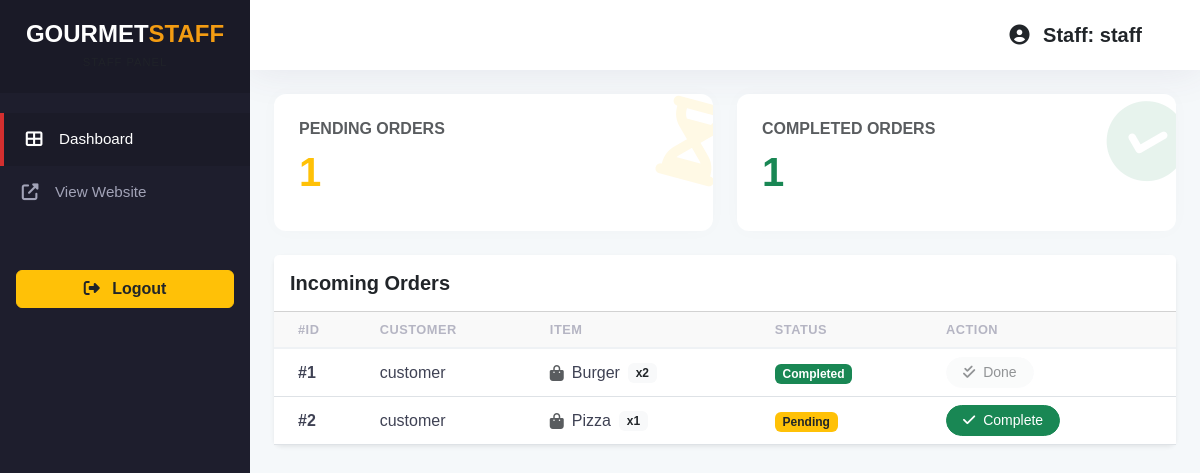
Screenshot of /staff/dashboard.php (signed in) with the database file from the repository.
### tables this page shows
CREATE TABLE `orders` (
  `id` int(11) NOT NULL AUTO_INCREMENT,
  `customer` varchar(50) NOT NULL,
  `item` varchar(100) NOT NULL,
  `quantity` int(11) NOT NULL,
  `total` decimal(10,2) NOT NULL,
  `status` enum('Pending','Completed') NOT NULL DEFAULT 'Pending',
  `order_date` timestamp NOT NULL DEFAULT current_timestamp(),
  PRIMARY KEY (`id`)
);

### staff/dashboard.php (the view, shortened to what this page needs)
<?php
include("../config/db.php");
$pending_q = mysqli_query($conn, "SELECT COUNT(*) as count FROM orders WHERE status='Pending'");
$pending_count = mysqli_fetch_assoc($pending_q)['count'];
$completed_q = mysqli_query($conn, "SELECT COUNT(*) as count FROM orders WHERE status='Completed'");
$completed_count = mysqli_fetch_assoc($completed_q)['count'];
$orders = mysqli_query($conn, "SELECT * FROM orders ORDER BY order_date DESC");
?>
<!DOCTYPE html>
<html lang="en">
<head>
    <link href="https://cdn.jsdelivr.net/npm/bootstrap@5.3.2/dist/css/bootstrap.min.css" rel="stylesheet">
    <link href="https://cdnjs.cloudflare.com/ajax/libs/font-awesome/6.5.1/css/all.min.css" rel="stylesheet">
    <link href="../admin/css/admin.css" rel="stylesheet">
</head>
<body>
<div class="d-flex" id="wrapper">
    <nav id="sidebar">
        <div class="sidebar-header">
            <h4 class="fw-bold mb-0">GOURMET<span style="color:#f39c12">STAFF</span></h4>
            <small class="text-muted" style="font-size:0.7rem; letter-spacing:1px;">STAFF PANEL</small>
        </div>
        <ul class="list-unstyled components">
            <li class="active">
                <a href="dashboard.php"><i class="fas fa-th-large"></i> Dashboard</a>
            </li>
            <li>
                <a href="../index.php" target="_blank"><i class="fas fa-external-link-alt"></i> View Website</a>
            </li>
        </ul>
        <div class="mt-auto p-3">
            <a href="../auth/logout.php" class="btn btn-warning w-100 text-dark fw-bold">
                <i class="fas fa-sign-out-alt me-2"></i> Logout
            </a>
        </div>
    </nav>
    <div id="content" class="w-100">
        <nav class="navbar navbar-expand-lg topbar mb-4">
            <div class="container-fluid">
                <span class="navbar-brand ms-auto fw-bold text-dark">
                    <i class="fas fa-user-circle me-2"></i> Staff: <?= $_SESSION['user']; ?>
                </span>
            </div>
        </nav>
        <div class="container-fluid px-4">
            <div class="row g-4 mb-4">
                <div class="col-md-6">
                    <div class="stat-card">
                        <div class="d-flex justify-content-between align-items-center">
                            <div>
                                <h6 class="text-muted text-uppercase fw-bold mb-1">Pending Orders</h6>
                                <h3 class="text-warning"><?= $pending_count; ?></h3>
                            </div>
                            <div class="stat-icon text-warning"><i class="fas fa-hourglass-half"></i></div>
                        </div>
                    </div>
                </div>
                <div class="col-md-6">
                    <div class="stat-card">
                        <div class="d-flex justify-content-between align-items-center">
                            <div>
                                <h6 class="text-muted text-uppercase fw-bold mb-1">Completed Orders</h6>
                                <h3 class="text-success"><?= $completed_count; ?></h3>
                            </div>
                            <div class="stat-icon text-success"><i class="fas fa-check-circle"></i></div>
                        </div>
                    </div>
                </div>
            </div>
            <div class="card border-0 shadow-sm rounded-3">
                <div class="card-header bg-white py-3">
                    <h5 class="fw-bold mb-0">Incoming Orders</h5>
                </div>
                <div class="card-body p-0">
                    <div class="table-responsive">
                        <table class="table table-hover align-middle mb-0">
                            <thead class="table-light">
                                <tr>
                                    <th class="ps-4">#ID</th>
                                    <th>Customer</th>
                                    <th>Item</th>
                                    <th>Status</th>
                                    <th>Action</th>
                                </tr>
                            </thead>
                            <tbody>
                                <?php while($r = mysqli_fetch_assoc($orders)){ ?>
                                <tr>
                                    <td class="ps-4 fw-bold">#<?= $r['id']; ?></td>
                                    <td><?= $r['customer']; ?></td>
                                    <td>
                                        <div class="d-flex align-items-center">
                                            <i class="fas fa-shopping-bag text-muted me-2"></i>
                                            <?= $r['item']; ?> <span class="badge bg-light text-dark ms-2">x<?= $r['quantity']; ?></span>
                                        </div>
                                    </td>
                                    <td>
                                        <?php if($r['status'] == 'Pending'){ ?>
                                            <span class="badge bg-warning text-dark">Pending</span>
                                        <?php } else { ?>
                                            <span class="badge bg-success">Completed</span>
                                        <?php } ?>
                                    </td>
                                    <td>
                                        <?php if($r['status'] == 'Pending'){ ?>
                                            <a href="?complete=<?= $r['id']; ?>" class="btn btn-sm btn-success rounded-pill px-3">
                                                <i class="fas fa-check me-1"></i> Complete
                                            </a>
                                        <?php } else { ?>
                                            <button class="btn btn-sm btn-light text-muted rounded-pill px-3" disabled>
                                                <i class="fas fa-check-double me-1"></i> Done
                                            </button>
                                        <?php } ?>
                                    </td>
                                </tr>
                                <?php } ?>
                            </tbody>
                        </table>
                    </div>
                </div>
            </div>
        </div>
    </div>
</div>
</body>
</html>

### admin/css/admin.css (style rules this page uses)
:root { --admin-primary: #D32F2F; --sidebar-bg: #1e1e2d; --sidebar-hover: #1b1b28; --header-height: 70px; --text-primary: #3f4254; }
body { background-color: #f5f8fa; font-family: 'Poppins', sans-serif; color: var(--text-primary); }
#sidebar { width: 250px; position: fixed; top: 0; left: 0; height: 100vh; background: var(--sidebar-bg); color: #fff; transition: all 0.3s; z-index: 999; }
#sidebar .sidebar-header { padding: 20px; background: #1a1a27; text-align: center; }
#sidebar ul.components { padding: 20px 0; }
#sidebar ul li a { padding: 15px 20px; font-size: 0.95em; display: block; color: #a2a3b7; text-decoration: none; transition: 0.3s; display: flex; align-items: center; }
#sidebar ul li a i { margin-right: 15px; width: 20px; text-align: center; font-size: 1.1em; }
#sidebar ul li a:hover, #sidebar ul li.active>a { color: #fff; background: var(--sidebar-hover); border-left: 4px solid var(--admin-primary); }
#content { width: calc(100% - 250px); margin-left: 250px; min-height: 100vh; transition: all 0.3s; }
.topbar { background: #fff; height: var(--header-height); box-shadow: 0 0 40px 0 rgba(82, 63, 105, 0.1); display: flex; justify-content: space-between; align-items: center; padding: 0 30px; }
.stat-card { background: #fff; border-radius: 12px; padding: 25px; border: none; box-shadow: 0 0 20px 0 rgba(76, 87, 125, 0.02); position: relative; overflow: hidden; height: 100%; }
.stat-card h3 { font-size: 2.5rem; font-weight: 700; margin: 10px 0; }
.stat-icon { position: absolute; right: -10px; top: -10px; font-size: 5rem; opacity: 0.1; transform: rotate(15deg); }
.table thead th { background-color: #f9f9f9; font-weight: 600; color: #b5b5c3; text-transform: uppercase; font-size: 0.8rem; letter-spacing: 0.5px; border-bottom: 2px solid #eff2f5; }
.table tbody td { vertical-align: middle; color: #3f4254; font-weight: 500; }

### rows the page displays
orders: id "1", customer "customer", item "Burger", quantity "2", status "Completed"
orders: id "2", customer "customer", item "Pizza", quantity "1", status "Pending"

### other values shown
$_SESSION['user'] "staff"
$pending_count "1"
$completed_count "1"
